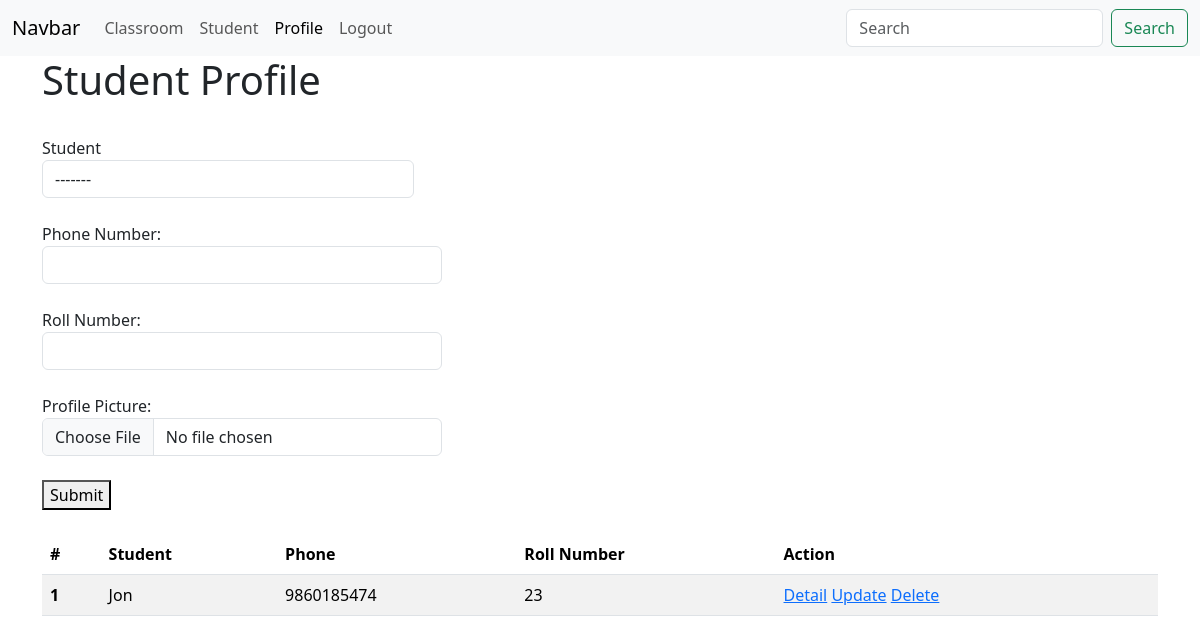
/crud/student-profile/ (signed in), run on an earlier commit of the app's database.
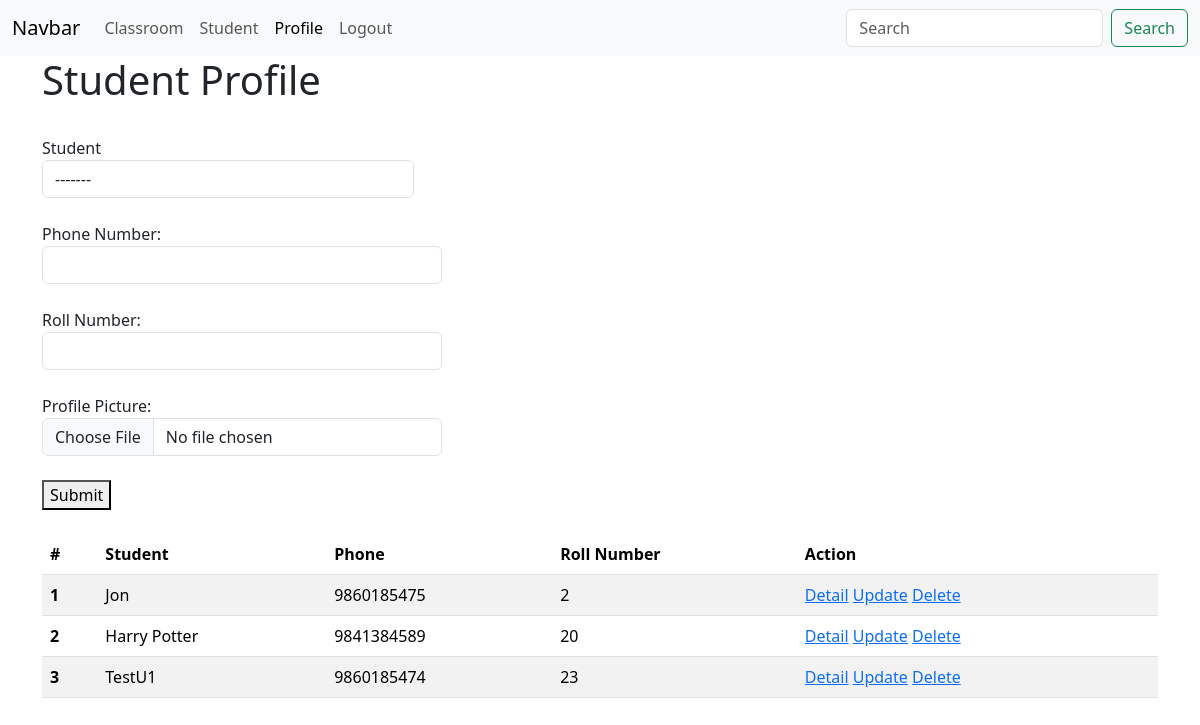
And on a later commit of the database.
### crud/models.py (models this page shows)
class StudentProfile(models.Model):
    student = models.OneToOneField(Student, on_delete=models.CASCADE)
    phone = models.CharField(max_length=14)
    roll_no = models.IntegerField()
    profile_picture = models.FileField(null=True, blank=True,
                                       upload_to='profile_pictures')

class Student(models.Model):
    name = models.CharField(max_length=20)
    email = models.EmailField(max_length=20)
    age = models.IntegerField()
    address = models.CharField(max_length=20)
    classroom = models.ForeignKey(ClassRoom, on_delete=models.CASCADE)

### crud/views.py (the view, shortened to what this page needs)
# urls.py: path('student-profile/', student_profile, name='student_profile'),
@login_required
def student_profile(request):
    profiles = StudentProfile.objects.all()
    students = Student.objects.all()
    return render(request, template_name="crud/student_profile.html",
                  context={"profiles": profiles, "students": students, "profile_active": "active"})

### crud/templates/crud/student_profile.html (shortened to what this page needs)
{% extends 'core/base.html' %}
{% block content %}
    <h1>Student Profile</h1><br>
    <form method="post" action="{% url 'student_profile' %}" enctype="multipart/form-data">
        <div class="form-group col-md-4">
            <label for="inputState">Student</label>
            <select id="inputState" class="form-control" name="student">
                <option value="2">-------</option>
            </select>
        </div><br>
        Phone Number:<br>
        <input class="form form-control" name="phone" style="width: 400px"><br>
        Roll Number:<br>
        <input class="form form-control" name="roll" style="width: 400px"><br>
        Profile Picture:<br>
        <input type="file" class="form form-control" name="pp" style="width: 400px"><br>
        <button type="submit">Submit</button>
        <br>
    </form><br>
    <table class="table table-striped">
        <thead>
        <tr>
            <th scope="col">#</th>
            <th scope="col">Student</th>
            <th scope="col">Phone</th>
            <th scope="col">Roll Number</th>
            <th scope="col">Action</th>
        </tr>
        </thead>
        <tbody>
        {% for profile in profiles %}
            <tr>
                <th scope="row">{{ forloop.counter }}</th>
                <td>{{ profile.student.name }}</td>
                <td>{{ profile.phone }}</td>
                <td>{{ profile.roll_no }}</td>
                <td>
                    <a href="{% url 'detail_profile' profile.id %}">Detail</a>
                    <a href="{% url 'update_profile' profile.id %}">Update</a>
                    <a href="#">Delete</a>
                </td>
            </tr>
        {% endfor %}
        </tbody>
    </table>
{% endblock %}

What changed in the data, as far as the page shows it:
changed StudentProfile "Jon": phone "9860185474" → "9860185475"; roll_no "23" → "2"
added StudentProfile: student.name "Harry Potter", phone "9841384589", roll_no "20"
added StudentProfile: student.name "TestU1", phone "9860185474", roll_no "23"
